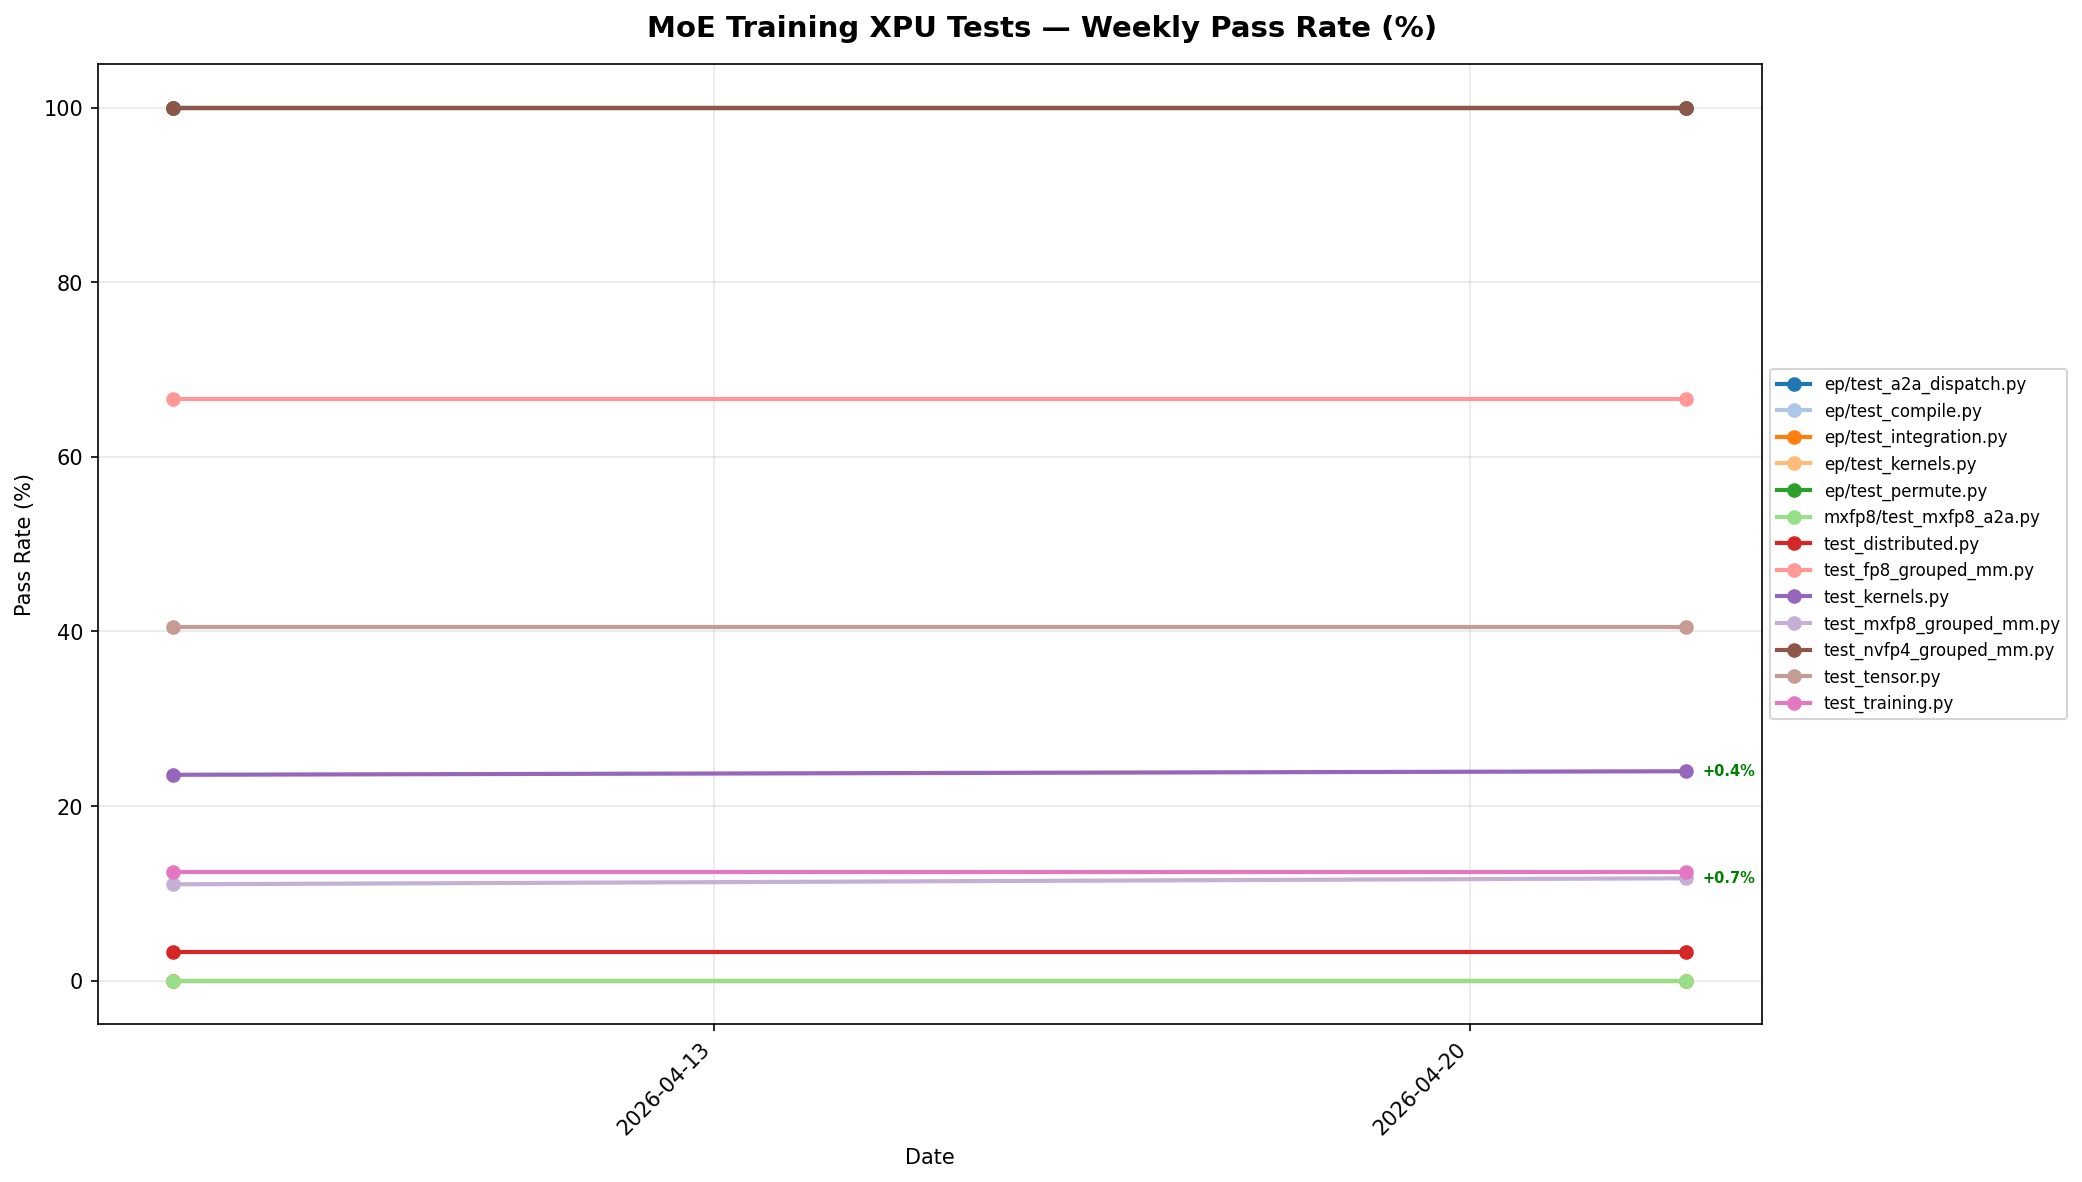

Source code (Python):
"""
Weekly test progress chart for MoE Training tests on XPU.
Generates a line chart showing passing test rate (%) per test file over time.
"""

import matplotlib.pyplot as plt
import matplotlib.dates as mdates
from datetime import datetime

# Total number of tests per file (excluding skips)
test_totals = {
    "ep/test_a2a_dispatch.py": 1,
    "ep/test_compile.py": 1,
    "ep/test_integration.py": 1,
    "ep/test_kernels.py": 9,
    "ep/test_permute.py": 1,
    "mxfp8/test_mxfp8_a2a.py": 2,
    "test_distributed.py": 30,
    "test_fp8_grouped_mm.py": 12,
    "test_kernels.py": 492,
    "test_mxfp8_grouped_mm.py": 145,
    "test_nvfp4_grouped_mm.py": 14,
    "test_tensor.py": 37,
    "test_training.py": 48,
}

# Weekly data points: (date, {test_file: pass_count})
weekly_data = [
    (
        "2026-04-08",
        {
            "ep/test_a2a_dispatch.py": 1,
            "ep/test_compile.py": 0,
            "ep/test_integration.py": 0,
            "ep/test_kernels.py": 9,
            "ep/test_permute.py": 1,
            "mxfp8/test_mxfp8_a2a.py": 0,
            "test_distributed.py": 1,
            "test_fp8_grouped_mm.py": 8,
            "test_kernels.py": 116,
            "test_mxfp8_grouped_mm.py": 16,
            "test_nvfp4_grouped_mm.py": 14,
            "test_tensor.py": 15,
            "test_training.py": 6,
        },
    ),
    (
        "2026-04-22",
        {
            "ep/test_a2a_dispatch.py": 1,
            "ep/test_compile.py": 0,
            "ep/test_integration.py": 0,
            "ep/test_kernels.py": 9,
            "ep/test_permute.py": 1,
            "mxfp8/test_mxfp8_a2a.py": 0,
            "test_distributed.py": 1,
            "test_fp8_grouped_mm.py": 8,
            "test_kernels.py": 118,
            "test_mxfp8_grouped_mm.py": 17,
            "test_nvfp4_grouped_mm.py": 14,
            "test_tensor.py": 15,
            "test_training.py": 6,
        },
    ),
]

# Parse dates
dates = [datetime.strptime(d[0], "%Y-%m-%d") for d in weekly_data]
test_files = list(weekly_data[0][1].keys())

# Compute pass rates (%)
def pass_rate(pass_count, test_file):
    total = test_totals[test_file]
    return (pass_count / total * 100) if total > 0 else 0.0

fig, ax = plt.subplots(figsize=(14, 8))
fig.suptitle("MoE Training XPU Tests — Weekly Pass Rate (%)", fontsize=14, fontweight="bold")

colors = plt.cm.tab20.colors

for idx, test in enumerate(test_files):
    values = [pass_rate(w[1][test], test) for w in weekly_data]
    ax.plot(dates, values, marker="o", label=test, color=colors[idx % len(colors)], linewidth=2)

    # Annotate the latest point with +/- diff if it changed from the previous week
    if len(values) >= 2:
        diff = values[-1] - values[-2]
        if abs(diff) > 0.01:
            sign = "+" if diff > 0 else ""
            ax.annotate(
                f"{sign}{diff:.1f}%",
                xy=(dates[-1], values[-1]),
                xytext=(8, 0),
                textcoords="offset points",
                fontsize=7,
                fontweight="bold",
                color="green" if diff > 0 else "red",
                va="center",
            )

ax.set_ylabel("Pass Rate (%)")
ax.set_ylim(-5, 105)
ax.legend(loc="center left", bbox_to_anchor=(1.0, 0.5), fontsize=8)
ax.grid(True, alpha=0.3)
ax.xaxis.set_major_locator(mdates.WeekdayLocator(byweekday=mdates.MO))
ax.xaxis.set_major_formatter(mdates.DateFormatter("%Y-%m-%d"))
plt.setp(ax.xaxis.get_majorticklabels(), rotation=45, ha="right")
ax.set_xlabel("Date")

plt.tight_layout()
plt.savefig("test_progress_chart.png", dpi=150, bbox_inches="tight")
print("Chart saved to test_progress_chart.png")
plt.show()
